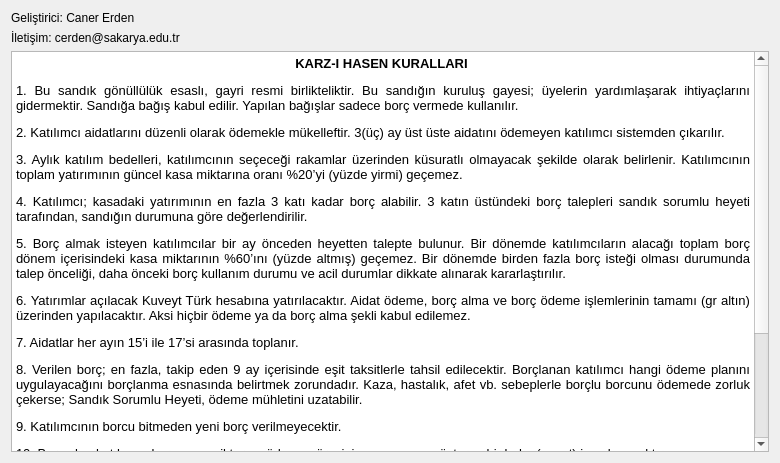
<?xml version="1.0" encoding="UTF-8"?>
<ui version="4.0">
 <class>Dialog</class>
 <widget class="QDialog" name="Dialog">
  <property name="geometry">
   <rect>
    <x>0</x>
    <y>0</y>
    <width>780</width>
    <height>463</height>
   </rect>
  </property>
  <property name="windowTitle">
   <string>Geliştirici</string>
  </property>
  <layout class="QGridLayout" name="gridLayout">
   <item row="1" column="0">
    <widget class="QLabel" name="label_2">
     <property name="text">
      <string>İletişim: cerden@sakarya.edu.tr</string>
     </property>
    </widget>
   </item>
   <item row="0" column="0">
    <widget class="QLabel" name="label">
     <property name="text">
      <string>Geliştirici: Caner Erden</string>
     </property>
    </widget>
   </item>
   <item row="2" column="0">
    <widget class="QTextBrowser" name="textBrowser">
     <property name="html">
      <string>&lt;!DOCTYPE HTML PUBLIC &quot;-//W3C//DTD HTML 4.0//EN&quot; &quot;http://www.w3.org/TR/REC-html40/strict.dtd&quot;&gt;
&lt;html&gt;&lt;head&gt;&lt;meta name=&quot;qrichtext&quot; content=&quot;1&quot; /&gt;&lt;style type=&quot;text/css&quot;&gt;
p, li { white-space: pre-wrap; }
&lt;/style&gt;&lt;/head&gt;&lt;body style=&quot; font-family:'MS Shell Dlg 2'; font-size:8.25pt; font-weight:400; font-style:normal;&quot;&gt;
&lt;p align=&quot;center&quot; style=&quot; margin-top:12px; margin-bottom:0px; margin-left:0px; margin-right:0px; -qt-block-indent:0; text-indent:0px;&quot;&gt;&lt;span style=&quot; font-family:'MS Shell Dlg 2,sans-serif'; font-size:10pt; font-weight:600;&quot;&gt;KARZ-I HASEN KURALLARI&lt;/span&gt;&lt;span style=&quot; font-size:8pt;&quot;&gt; &lt;/span&gt;&lt;/p&gt;
&lt;p align=&quot;justify&quot; style=&quot; margin-top:12px; margin-bottom:0px; margin-left:0px; margin-right:0px; -qt-block-indent:0; text-indent:0px;&quot;&gt;&lt;span style=&quot; font-family:'MS Shell Dlg 2,sans-serif'; font-size:10pt;&quot;&gt;1. Bu sandık gönüllülük esaslı, gayri resmi birlikteliktir. Bu sandığın kuruluş gayesi; üyelerin yardımlaşarak ihtiyaçlarını gidermektir. Sandığa bağış kabul edilir. Yapılan bağışlar sadece borç vermede kullanılır.&lt;/span&gt;&lt;span style=&quot; font-size:8pt;&quot;&gt; &lt;/span&gt;&lt;/p&gt;
&lt;p align=&quot;justify&quot; style=&quot; margin-top:12px; margin-bottom:0px; margin-left:0px; margin-right:0px; -qt-block-indent:0; text-indent:0px;&quot;&gt;&lt;span style=&quot; font-family:'MS Shell Dlg 2,sans-serif'; font-size:10pt;&quot;&gt;2. Katılımcı aidatlarını düzenli olarak ödemekle mükelleftir. 3(üç) ay üst üste aidatını ödemeyen katılımcı sistemden çıkarılır.&lt;/span&gt;&lt;span style=&quot; font-size:8pt;&quot;&gt; &lt;/span&gt;&lt;/p&gt;
&lt;p align=&quot;justify&quot; style=&quot; margin-top:12px; margin-bottom:0px; margin-left:0px; margin-right:0px; -qt-block-indent:0; text-indent:0px;&quot;&gt;&lt;span style=&quot; font-family:'MS Shell Dlg 2,sans-serif'; font-size:10pt;&quot;&gt;3. Aylık katılım bedelleri, katılımcının seçeceği rakamlar üzerinden küsuratlı olmayacak şekilde olarak belirlenir. Katılımcının toplam yatırımının güncel kasa miktarına oranı %20’yi (yüzde yirmi) geçemez.&lt;/span&gt;&lt;span style=&quot; font-size:8pt;&quot;&gt; &lt;/span&gt;&lt;/p&gt;
&lt;p align=&quot;justify&quot; style=&quot; margin-top:12px; margin-bottom:0px; margin-left:0px; margin-right:0px; -qt-block-indent:0; text-indent:0px;&quot;&gt;&lt;span style=&quot; font-family:'MS Shell Dlg 2,sans-serif'; font-size:10pt;&quot;&gt;4. Katılımcı; kasadaki yatırımının en fazla 3 katı kadar borç alabilir. 3 katın üstündeki borç talepleri sandık sorumlu heyeti tarafından, sandığın durumuna göre değerlendirilir.&lt;/span&gt;&lt;span style=&quot; font-size:8pt;&quot;&gt; &lt;/span&gt;&lt;/p&gt;
&lt;p align=&quot;justify&quot; style=&quot; margin-top:12px; margin-bottom:0px; margin-left:0px; margin-right:0px; -qt-block-indent:0; text-indent:0px;&quot;&gt;&lt;span style=&quot; font-family:'MS Shell Dlg 2,sans-serif'; font-size:10pt;&quot;&gt;5. Borç almak isteyen katılımcılar bir ay önceden heyetten talepte bulunur. Bir dönemde katılımcıların alacağı toplam borç dönem içerisindeki kasa miktarının %60’ını (yüzde altmış) geçemez. Bir dönemde birden fazla borç isteği olması durumunda talep önceliği, daha önceki borç kullanım durumu ve acil durumlar dikkate alınarak kararlaştırılır.&lt;/span&gt;&lt;span style=&quot; font-size:8pt;&quot;&gt; &lt;/span&gt;&lt;/p&gt;
&lt;p align=&quot;justify&quot; style=&quot; margin-top:12px; margin-bottom:0px; margin-left:0px; margin-right:0px; -qt-block-indent:0; text-indent:0px;&quot;&gt;&lt;span style=&quot; font-family:'MS Shell Dlg 2,sans-serif'; font-size:10pt;&quot;&gt;6. Yatırımlar açılacak Kuveyt Türk hesabına yatırılacaktır. Aidat ödeme, borç alma ve borç ödeme işlemlerinin tamamı (gr altın) üzerinden yapılacaktır. Aksi hiçbir ödeme ya da borç alma şekli kabul edilemez.&lt;/span&gt;&lt;span style=&quot; font-size:8pt;&quot;&gt; &lt;/span&gt;&lt;/p&gt;
&lt;p align=&quot;justify&quot; style=&quot; margin-top:12px; margin-bottom:0px; margin-left:0px; margin-right:0px; -qt-block-indent:0; text-indent:0px;&quot;&gt;&lt;span style=&quot; font-family:'MS Shell Dlg 2,sans-serif'; font-size:10pt;&quot;&gt;7. Aidatlar her ayın 15’i ile 17’si arasında toplanır.&lt;/span&gt;&lt;span style=&quot; font-size:8pt;&quot;&gt; &lt;/span&gt;&lt;/p&gt;
&lt;p align=&quot;justify&quot; style=&quot; margin-top:12px; margin-bottom:0px; margin-left:0px; margin-right:0px; -qt-block-indent:0; text-indent:0px;&quot;&gt;&lt;span style=&quot; font-family:'MS Shell Dlg 2,sans-serif'; font-size:10pt;&quot;&gt;8. Verilen borç; en fazla, takip eden 9 ay içerisinde eşit taksitlerle tahsil edilecektir. Borçlanan katılımcı hangi ödeme planını uygulayacağını borçlanma esnasında belirtmek zorundadır. Kaza, hastalık, afet vb. sebeplerle borçlu borcunu ödemede zorluk çekerse; Sandık Sorumlu Heyeti, ödeme mühletini uzatabilir.&lt;/span&gt;&lt;span style=&quot; font-size:8pt;&quot;&gt; &lt;/span&gt;&lt;/p&gt;
&lt;p align=&quot;justify&quot; style=&quot; margin-top:12px; margin-bottom:0px; margin-left:0px; margin-right:0px; -qt-block-indent:0; text-indent:0px;&quot;&gt;&lt;span style=&quot; font-family:'MS Shell Dlg 2,sans-serif'; font-size:10pt;&quot;&gt;9. Katılımcının borcu bitmeden yeni borç verilmeyecektir. &lt;/span&gt;&lt;span style=&quot; font-size:8pt;&quot;&gt; &lt;/span&gt;&lt;/p&gt;
&lt;p align=&quot;justify&quot; style=&quot; margin-top:12px; margin-bottom:0px; margin-left:0px; margin-right:0px; -qt-block-indent:0; text-indent:0px;&quot;&gt;&lt;span style=&quot; font-family:'MS Shell Dlg 2,sans-serif'; font-size:10pt;&quot;&gt;10. Borç alan katılımcı, borcunun miktarını, ödeme süresini ve zamanını gösteren bir belge(senet) imzalayacaktır.&lt;/span&gt;&lt;span style=&quot; font-size:8pt;&quot;&gt; &lt;/span&gt;&lt;/p&gt;
&lt;p align=&quot;justify&quot; style=&quot; margin-top:12px; margin-bottom:0px; margin-left:0px; margin-right:0px; -qt-block-indent:0; text-indent:0px;&quot;&gt;&lt;span style=&quot; font-family:'MS Shell Dlg 2,sans-serif'; font-size:10pt;&quot;&gt;11. Sandık yönetimiyle 3(üç) kişilik heyet ilgilenecektir. Sandık üyelerinden borç isteyenlerden kime ne kadar borç verileceğine Heyet karar verecektir. Heyet; sandığa üyelik ve sandıktan çıkarma yetkisine sahiptir. Sandık yönetimi her ay rapor hazırlayıp katılımcılara bildirilecektir.&lt;/span&gt;&lt;span style=&quot; font-size:8pt;&quot;&gt; &lt;/span&gt;&lt;/p&gt;
&lt;p align=&quot;justify&quot; style=&quot; margin-top:12px; margin-bottom:0px; margin-left:0px; margin-right:0px; -qt-block-indent:0; text-indent:0px;&quot;&gt;&lt;span style=&quot; font-family:'MS Shell Dlg 2,sans-serif'; font-size:10pt;&quot;&gt;12. Ayrılmak isteyen katılımcının altını kasanın durumuna göre en kısa sürede iade edilir.&lt;/span&gt;&lt;span style=&quot; font-size:8pt;&quot;&gt; &lt;/span&gt;&lt;/p&gt;
&lt;p align=&quot;justify&quot; style=&quot; margin-top:12px; margin-bottom:12px; margin-left:0px; margin-right:0px; -qt-block-indent:0; text-indent:0px;&quot;&gt;&lt;span style=&quot; font-family:'MS Shell Dlg 2,sans-serif'; font-size:10pt;&quot;&gt;13. Sandık üyesi bir katılımcının vefatı hâlinde biriken hisseleri en kısa sürede mirasçılarına verilecektir. Eğer merhumun sandığa borcu varsa, duruma göre; vefatından 40 gün sonra mirasçılarından talep edilecektir. 3 ay içinde ilk ödeme gerçekleşmezse ya kefilleri ya da ödemeyi kabul eden sandık üyeleri tarafından borç ödenir.&lt;/span&gt;&lt;span style=&quot; font-size:8pt;&quot;&gt; &lt;/span&gt;&lt;/p&gt;&lt;/body&gt;&lt;/html&gt;</string>
     </property>
    </widget>
   </item>
  </layout>
 </widget>
 <resources/>
 <connections/>
</ui>
